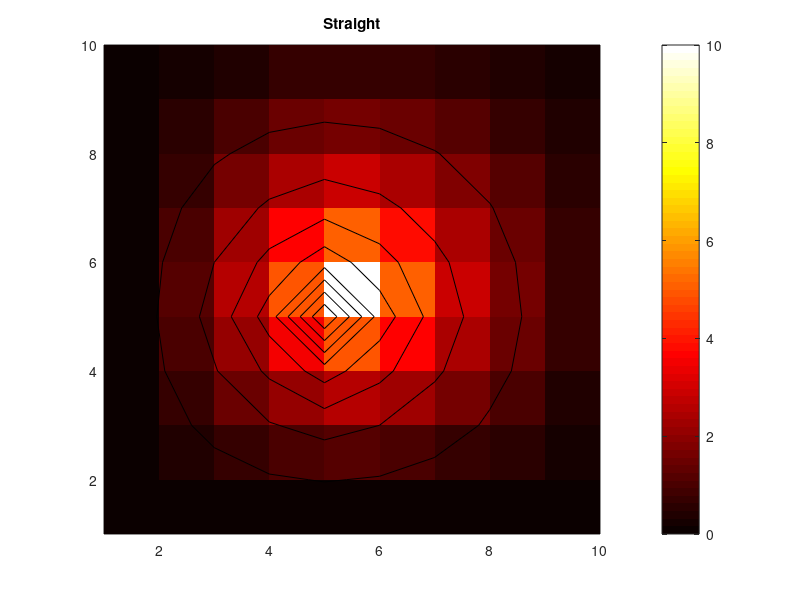
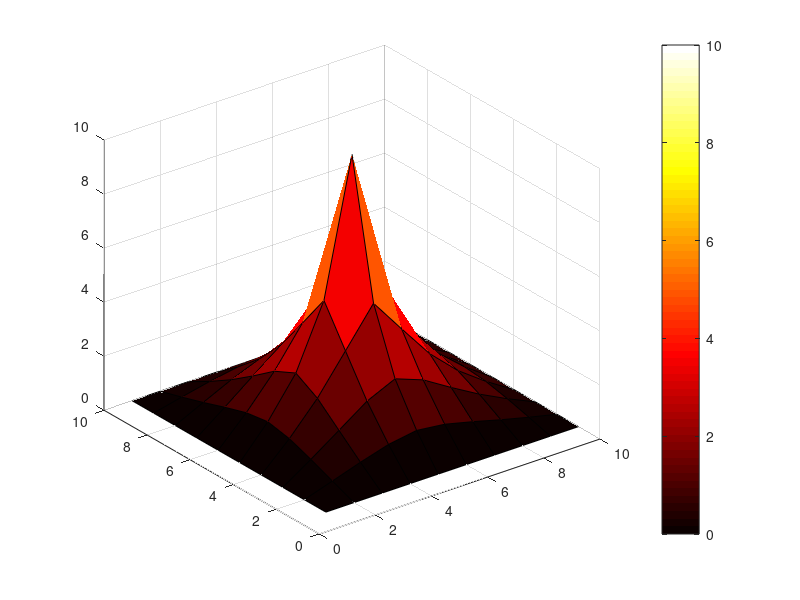

The MATLAB script that drew these images, in order:
% straight.m								
%
% This program models the electric field generated when electrodes
% are placed at two sides of a square strip of conducting paper. The paper is 
% modeled by a grid. 
% The student can set the size of the box and the tolerance
voltage = 10; %input('What is the voltage of the nongrounded side?');
boxside = 10% input('Number of units on side of box? ');

% Set the maximum allowable change in value for a point between iterations
tolerance = 0.01;%input('tol ');	

% The next line initializes the grid, setting all points to zero volts
old = zeros(boxside,boxside);
    old(boxside/2:boxside/2+1, boxside/2:boxside/2+1) = voltage;

%old(boxside/2, boxside/2) = voltage;
%old(boxside,:) = voltage + zeros(1,boxside);  % set one side of box to 9 volts
%old(boxside,:) = [0:boxside-1]*voltage/boxside;

equilibrium = 0;                % a variable used to check for equilibrium
icount = 0;                     % an iteration counter
disp('Done with initialization of boundary conditions.');

new = old;

ih1 =         figure('Units','normalized','Position',[0 .5 .45 .5]);
ih2 =         figure('Units','normalized','Position',[.5 .5 .45 .5],'KeyPressFcn','squareone');

while (equilibrium < 1)
    for m = 2:boxside-1	
        for n = 2:boxside-1            
            new(m,n) = (old(m-1,n)+old(m+1,n)+old(m,n-1)+old(m,n+1))/4;
        end
    end
    new(boxside/2, boxside/2) = voltage;
    
    icount = icount + 1;		% add one to the iteration counter
    figure(ih1);
    
    colormap(hot);
    pcolor(new);
    shading flat;
    hold on;
    contour(new,8,'k');
    hold off;
    title('Straight');
    colorbar
    drawnow;    
    
    % Position the figure in the upper right hand corner of the screen
    figure(ih2);
    surf(new);
    colormap(hot);
    colorbar;
    drawnow;    
    if all(new-old<=tolerance)	% test for equilibrium
        equilibrium = 1;
        disp('number of iterations');
        disp(icount);
        
        close;		% Clean Up previous figures
        close;
        % Position the figure in the upper right hand corner of the screen
        figure(ih1);
        
        colormap(hot);
        pcolor(new);
        shading flat;
        hold on;
        contour(new,8,'k');
        hold off;
        title('Straight');
        colorbar
        drawnow;    
        
        % Position the figure in the upper right hand corner of the screen
        figure(ih2);
        surf(new);
        colormap(hot);
        colorbar;
        drawnow;    
    end
    old = new;
end	
